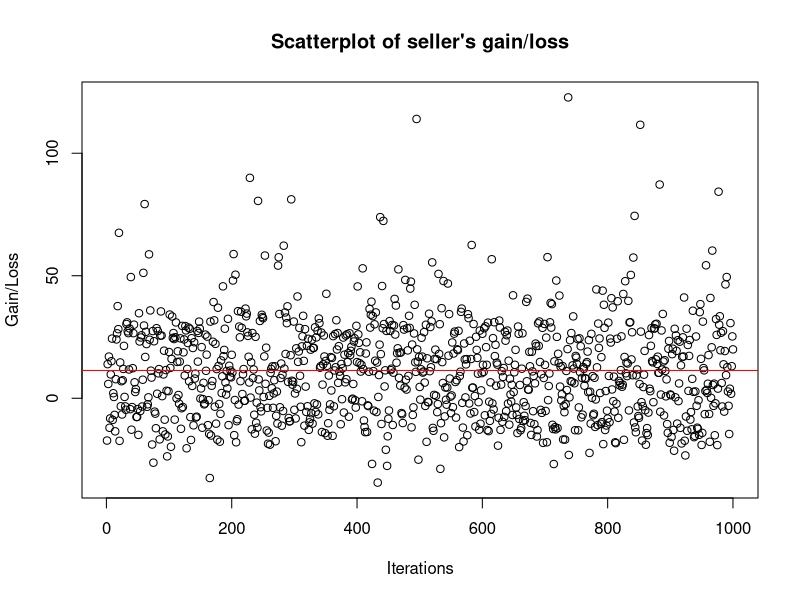
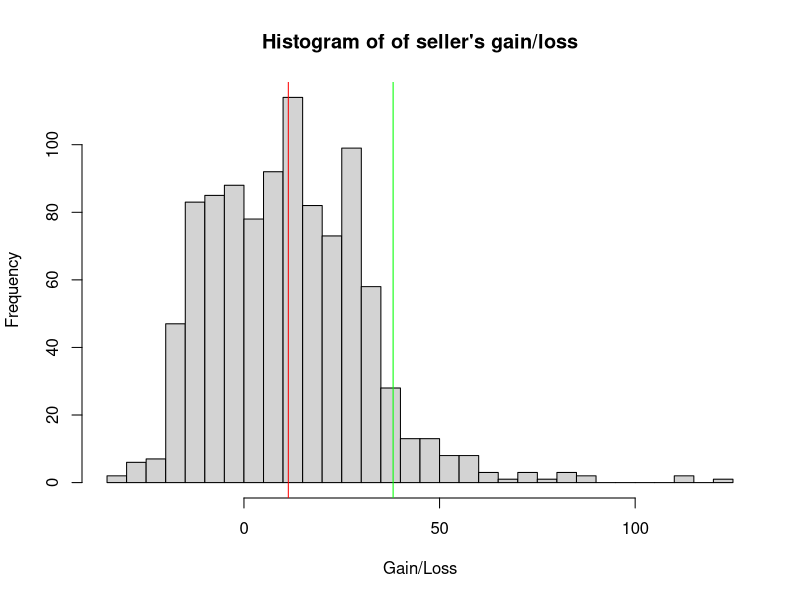
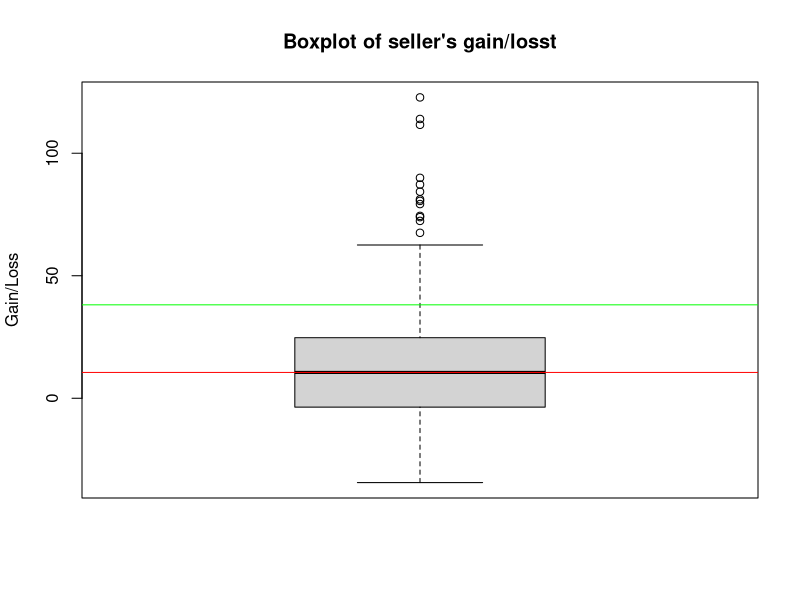

Source code (R) for these figures, in order:
## ---- chunk 1
knitr::opts_chunk$set(echo = TRUE)
## ---- chunk 2
set.seed(1)
## ---- chunk 3
SIM <- function(M,mean,standard_deviation){
  #Define the original random variables
  x1 <- rnorm(M, mean = mean, sd = standard_deviation)
  x2 <- rnorm(M, mean = mean, sd = standard_deviation)
  #Define s0
  s0 <- 100
  #Calculate the prices for the risky asset
  s1 <- s0 * exp(x1)
  s2 <- s1 * exp(x2)
  #Bind them into a 3xM Matrix
  n <- cbind(s0,s1,s2)
  x <- matrix(data = n, nrow = M, ncol = 3)
  colnames(x) = c("s0","s1","s2")
  #Return the Matrix
  return(x)
  }
## ---- chunk 4
s <- SIM(M = 1000,mean = 0.04,standard_deviation = 0.2)
## ---- chunk 5
#construct and apply the payoff function f
f <- function(s){4*pmin(20, pmax(0,s-100))}
s2 <-f(s[,3])

#calculate the mean
p <- mean(s2)
p
#calculate the standard error
SE <- sd(s2)/sqrt(length(s2))
SE
#calculate the error region
errorregion <- c(p-3*SE, p+3*SE)
errorregion
## ---- chunk 6
#Definition of the function
G <- function(S, r, b0, H0){
  #formula for risky assets bought
  h <- function(sp){5*(pnorm((sp-95)/25) - pnorm((sp-115)/25))}
  H1 <- h(S[,2])
  #Calculate wealth per year 
  b1 <- (b0-H0*S[,1])*exp(r)
  b2 <- (b1 - (H1-H0)*S[,2])*exp(r)
  #Total gain of the seller
  x <- cbind(H1*S[,3]+b2-s2)
  return(x)
}
#Example for function execution
x <- G(S = s, r = 0.02, b0 = p, H0 = 1.25 )
## ---- chunk 7
#Building the scatterplot
plot(G(S = s, r = 0.02, b0 = p, H0 = 1.25), ylab = "Gain/Loss", xlab = "Iterations", main = "Scatterplot of seller's gain/loss")
#Horizontal line showing average price
abline(h = mean(G(S = s, r = 0.02, b0 = p, H0 = 1.25)), col ="red")
## ---- chunk 8
#Building the histogram
hist(G(S = s, r = 0.02, b0 = p, H0 = 1.25), breaks = 50, freq = TRUE, xlab = "Gain/Loss", main = "Histogram of of seller's gain/loss")
#Vertical line showing average price
abline(v = mean(G(S = s, r = 0.02, b0 = p, H0 = 1.25)), col ="red")
#Vertical line showing premium
abline(v = p, col ="green")
## ---- chunk 9
boxplot(G(S = s, r = 0.02, b0 = p, H0 = 1.25), ylab = "Gain/Loss", main = "Boxplot of seller's gain/losst")
#Horizontal line showing average price
abline(h = median(G(S = s, r = 0.02, b0 = p, H0 = 1.25)), col ="red")
#Horizontal line showing premium
abline(h = p, col ="green")
